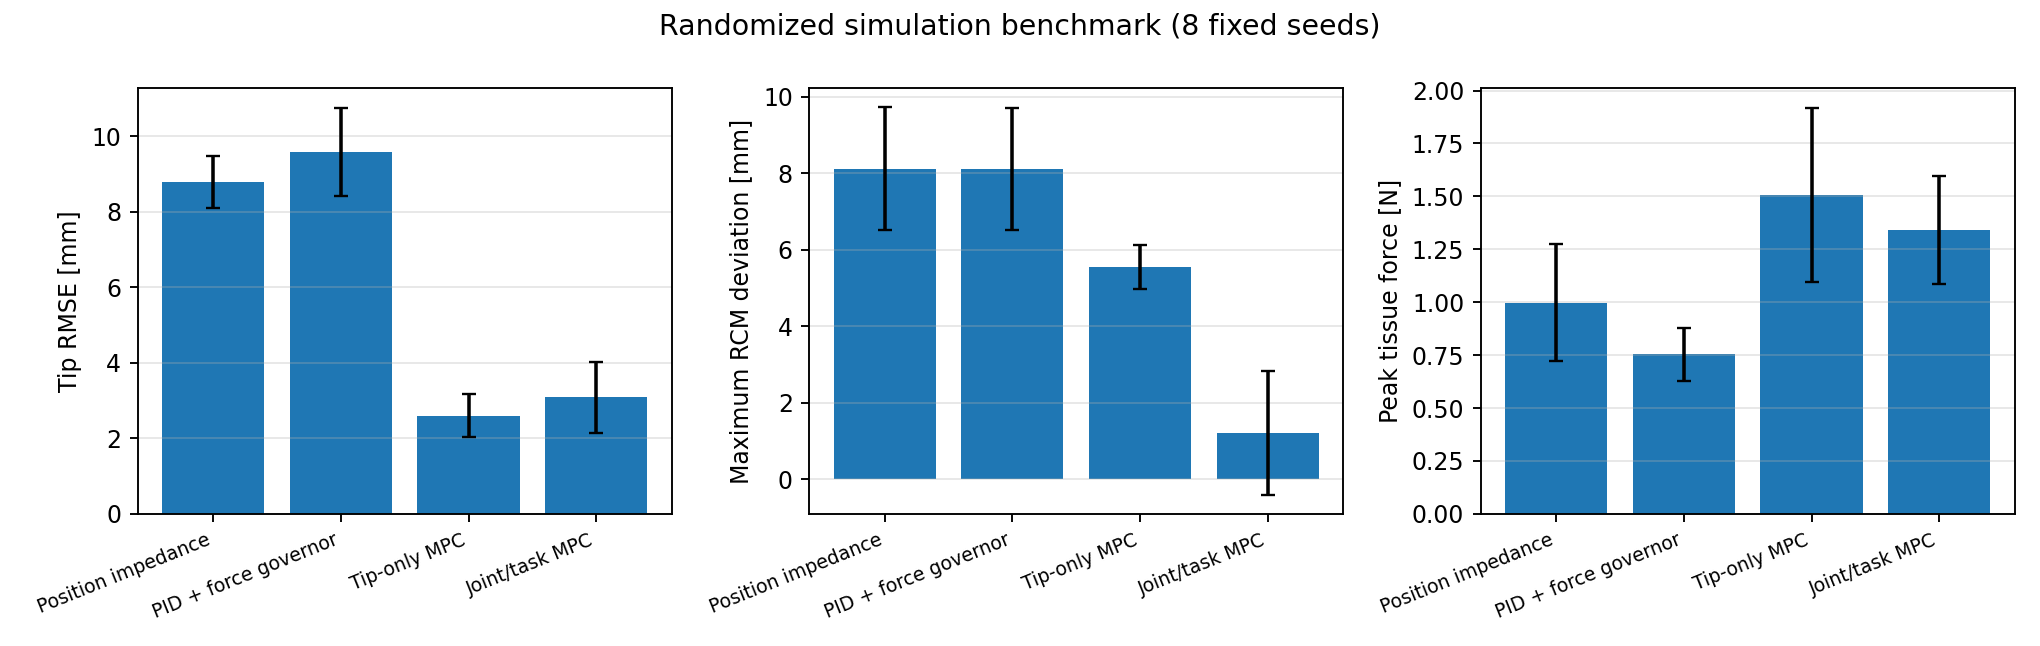

This chart was generated by the following Python code:
"""Repeated randomized laparoscopy benchmark.

Eight fixed seeds vary tissue stiffness/damping, respiration amplitude/frequency,
force-sensor noise/bias, and lateral disturbance magnitude.  All controllers
receive the same realization for a given seed.
"""

from __future__ import annotations

import json
from pathlib import Path

import matplotlib
matplotlib.use("Agg")
import matplotlib.pyplot as plt
import numpy as np

from lap_benchmark import (
    DT_DECIM,
    PUSH_WIN,
    T_END,
    lateral_axis,
    metrics,
    references,
    s_ref,
)
from lap_controller import LapController, LapCtrlParams
from lap_env import LapEnv, TissueParams


MODES = {
    "Position impedance": "impedance",
    "PID + force governor": "pid_force",
    "Tip-only MPC": "mpc",
    "Joint/task MPC": "mpc_kalman",
}
N_SEEDS = 8


def scenario(seed: int) -> dict[str, float]:
    rng = np.random.default_rng(seed)
    return {
        "k_e": float(rng.uniform(300.0, 900.0)),
        "b_hc": float(rng.uniform(0.05, 0.20)),
        "resp_amp": float(rng.uniform(2.0e-3, 4.0e-3)),
        "resp_f": float(rng.uniform(0.15, 0.30)),
        "sensor_sigma": float(rng.uniform(0.0, 0.08)),
        "sensor_bias": float(rng.uniform(-0.03, 0.03)),
        "push_mag": float(rng.uniform(3.0, 7.0)),
    }


def run(mode: str, cfg: dict[str, float], seed: int):
    tissue = TissueParams(
        k_e=cfg["k_e"],
        b_hc=cfg["b_hc"],
        resp_amp=cfg["resp_amp"],
        resp_f=cfg["resp_f"],
    )
    env = LapEnv(tissue=tissue)
    env.sensor_sigma = cfg["sensor_sigma"]
    env.sensor_bias = cfg["sensor_bias"]
    env.rng = np.random.default_rng(seed)
    ctrl = LapController(mode, env, LapCtrlParams())
    dt = env.dt
    u_lat = lateral_axis(env.s0)
    R_d = env.R0
    log = {
        key: []
        for key in (
            "t",
            "tip_err",
            "tip_s",
            "ref_s",
            "F_tissue",
            "rcm",
            "wall_F",
            "d_hat",
            "qp_ms",
        )
    }
    for k in range(int(T_END / dt)):
        t = k * dt
        dyn, st = env.get_dynamics_and_state()
        p_d, dp_d, ddp_d = references(env, t, dt)
        resolve = k % DT_DECIM == 0
        tau, info = ctrl.control(
            dyn, st, p_d, dp_d, ddp_d, R_d, env.p_rcm0, resolve=resolve
        )
        env.apply_torque(tau)
        p_tip, _, v_tip, _ = env.tip_state(dyn, st)
        F_tis, _ = env.tissue_force(p_tip, v_tip, t)
        env.apply_point_force(st, F_tis, p_tip)
        F_tro, e_rcm = env.trocar_force(st, env.p_rcm0)
        env.apply_point_force(st, F_tro, env.p_rcm0)
        if PUSH_WIN[0] <= t < PUSH_WIN[1]:
            env.apply_point_force(st, cfg["push_mag"] * u_lat, p_tip)
        log["t"].append(t)
        log["tip_err"].append(float(np.linalg.norm(p_d - p_tip)) * 1e3)
        log["tip_s"].append(float((p_tip - env.p_tip0) @ env.s0) * 1e3)
        log["ref_s"].append(s_ref(t) * 1e3)
        log["F_tissue"].append(float(np.linalg.norm(F_tis)))
        log["rcm"].append(float(np.linalg.norm(e_rcm)) * 1e3)
        log["wall_F"].append(float(np.linalg.norm(env.tro.K_wall * e_rcm)))
        log["d_hat"].append(float(np.linalg.norm(info["d_hat"])))
        if resolve and mode not in ("impedance", "pid_force"):
            log["qp_ms"].append(float(info["qp_ms"]))
        env.step()
    return metrics({key: np.asarray(value) for key, value in log.items()})


def summarize(values):
    array = np.asarray(values, dtype=float)
    return {"mean": float(np.mean(array)), "std": float(np.std(array, ddof=1))}


def main():
    raw = {name: [] for name in MODES}
    scenarios = []
    for seed in range(N_SEEDS):
        cfg = scenario(seed)
        scenarios.append(cfg)
        for name, mode in MODES.items():
            raw[name].append(run(mode, cfg, seed))

    keys = ("tip_rmse_mm", "ss_err_mm", "peak_tissue_N", "max_rcm_mm")
    summary = {
        name: {key: summarize([row[key] for row in rows]) for key in keys}
        for name, rows in raw.items()
    }
    print("\nRandomized benchmark, mean +/- sample standard deviation")
    for name, values in summary.items():
        print(
            f"{name:<24}"
            f" RMSE {values['tip_rmse_mm']['mean']:.2f}+/-{values['tip_rmse_mm']['std']:.2f}"
            f" RCM {values['max_rcm_mm']['mean']:.3f}+/-{values['max_rcm_mm']['std']:.3f}"
            f" peakF {values['peak_tissue_N']['mean']:.2f}+/-{values['peak_tissue_N']['std']:.2f}"
        )

    fig, axes = plt.subplots(1, 3, figsize=(12, 3.8))
    plot_keys = ("tip_rmse_mm", "max_rcm_mm", "peak_tissue_N")
    labels = ("Tip RMSE [mm]", "Maximum RCM deviation [mm]", "Peak tissue force [N]")
    names = list(MODES)
    x = np.arange(len(names))
    for axis, key, label in zip(axes, plot_keys, labels):
        means = [summary[name][key]["mean"] for name in names]
        stds = [summary[name][key]["std"] for name in names]
        axis.bar(x, means, yerr=stds, capsize=3)
        axis.set_xticks(x)
        axis.set_xticklabels(names, rotation=22, ha="right", fontsize=8)
        axis.set_ylabel(label)
        axis.grid(axis="y", alpha=0.3)
    fig.suptitle(f"Randomized simulation benchmark ({N_SEEDS} fixed seeds)")
    fig.tight_layout()
    out = Path(__file__).with_suffix(".png")
    fig.savefig(out, dpi=170)
    Path(__file__).with_suffix(".json").write_text(
        json.dumps(
            {"n_seeds": N_SEEDS, "scenarios": scenarios, "summary": summary},
            indent=2,
        )
    )
    print(f"[plot] saved -> {out}")


if __name__ == "__main__":
    main()
